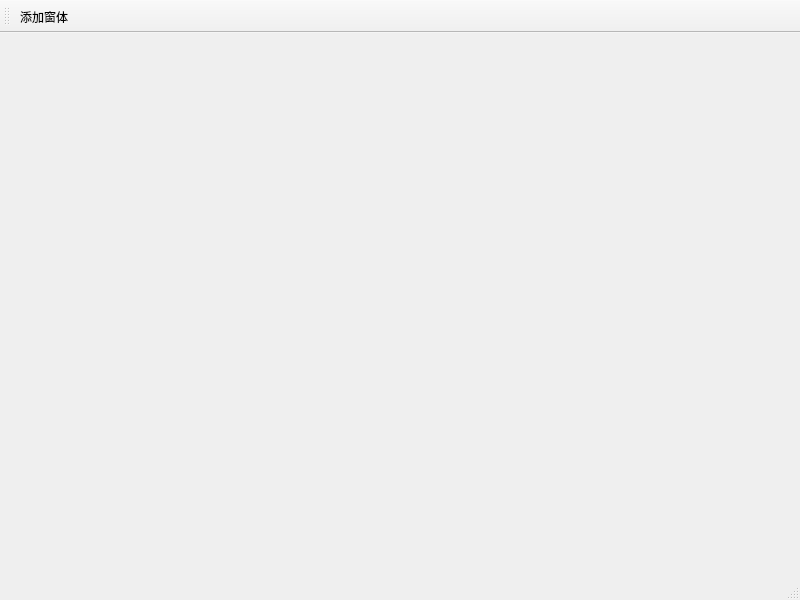
<?xml version="1.0" encoding="UTF-8"?>
<ui version="4.0">
 <class>MainWindow</class>
 <widget class="QMainWindow" name="MainWindow">
  <property name="geometry">
   <rect>
    <x>0</x>
    <y>0</y>
    <width>800</width>
    <height>600</height>
   </rect>
  </property>
  <property name="windowTitle">
   <string>MainWindow</string>
  </property>
  <widget class="QWidget" name="centralwidget">
   <widget class="QWidget" name="gridLayoutWidget">
    <property name="geometry">
     <rect>
      <x>150</x>
      <y>50</y>
      <width>511</width>
      <height>381</height>
     </rect>
    </property>
    <layout class="QGridLayout" name="MaingridLayout"/>
   </widget>
  </widget>
  <widget class="QMenuBar" name="menubar">
   <property name="geometry">
    <rect>
     <x>0</x>
     <y>0</y>
     <width>800</width>
     <height>26</height>
    </rect>
   </property>
  </widget>
  <widget class="QStatusBar" name="statusbar"/>
  <widget class="QToolBar" name="toolBar">
   <property name="windowTitle">
    <string>toolBar</string>
   </property>
   <property name="movable">
    <bool>true</bool>
   </property>
   <attribute name="toolBarArea">
    <enum>TopToolBarArea</enum>
   </attribute>
   <attribute name="toolBarBreak">
    <bool>false</bool>
   </attribute>
   <addaction name="addWinAction"/>
  </widget>
  <action name="addWinAction">
   <property name="text">
    <string>添加窗体</string>
   </property>
   <property name="toolTip">
    <string>添加窗体</string>
   </property>
  </action>
 </widget>
 <resources/>
 <connections/>
</ui>
